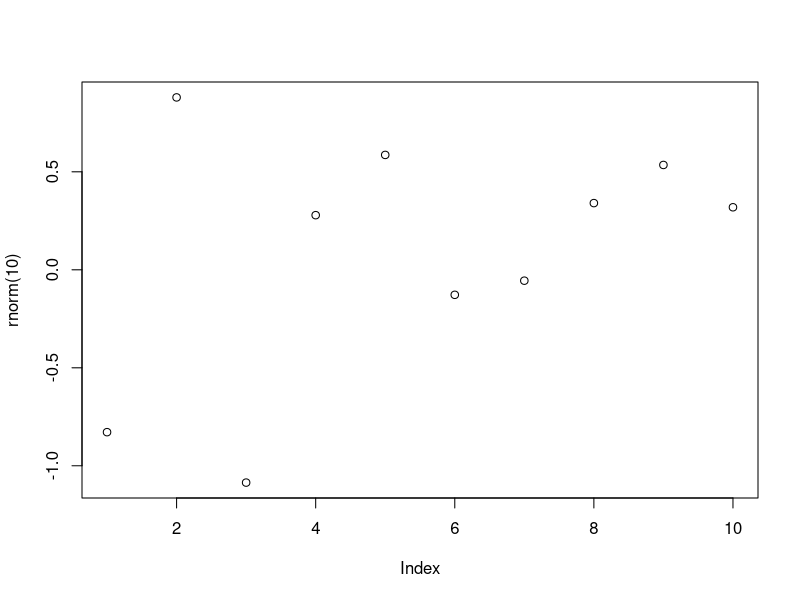

R code for this plot:
## ---- chunk 1
knitr::opts_chunk$set(tidy = F)

knitr::knit_hooks$set(source = function(x, options){
  if (!is.null(options$verbatim) && options$verbatim){
    opts = gsub(",\\s*verbatim\\s*=\\s*TRUE\\s*", "", options$params.src)
    bef = sprintf('\n\n    ```{r %s}\n', opts, "\n")
    stringr::str_c(
      bef, 
      knitr:::indent_block(paste(x, collapse = '\n'), "    "), 
      "\n    ```\n"
    )
  } else {
    stringr::str_c("\n\n```", tolower(options$engine), "\n", 
      paste(x, collapse = '\n'), "\n```\n\n"
    )
  }
})
## ---- chunk 2
rnorm(10)
## ---- chunk 3
plot(rnorm(10))
